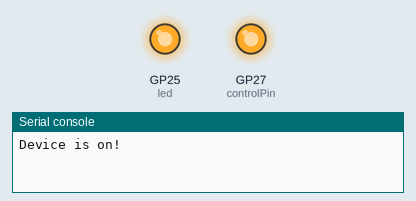
Recording of a program running on a simulated Raspberry Pi Pico running MicroPython. Shown: output pins drawn as LEDs (lit = HIGH), the last lines printed to the serial console.

Above: at 2.5 s.
At 7.5 s:
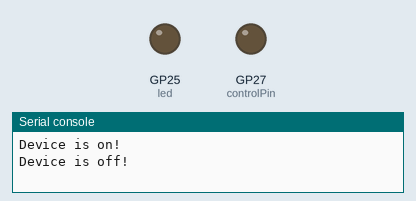
Timing chart, 0 to 13.0 s (numbered marks = the images above):
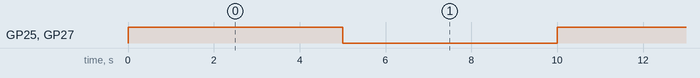

Measured:
- by itself, GP25 (led), GP27 (controlPin): alternates HIGH for 5.0 s and LOW for 5.0 s

The program:

main.py
```python
from machine import Pin
import time


# Pin setup
controlPin = Pin(27, Pin.OUT)
led = Pin("LED", Pin.OUT)

# Initialize pin
controlPin.value(0)
led.off()
time.sleep_us(5)

while True:
    controlPin.value(1)
    led.on()
    print("Device is on!")
    time.sleep(5)

    controlPin.value(0)
    led.off()
    print("Device is off!")
    time.sleep(5)
```
